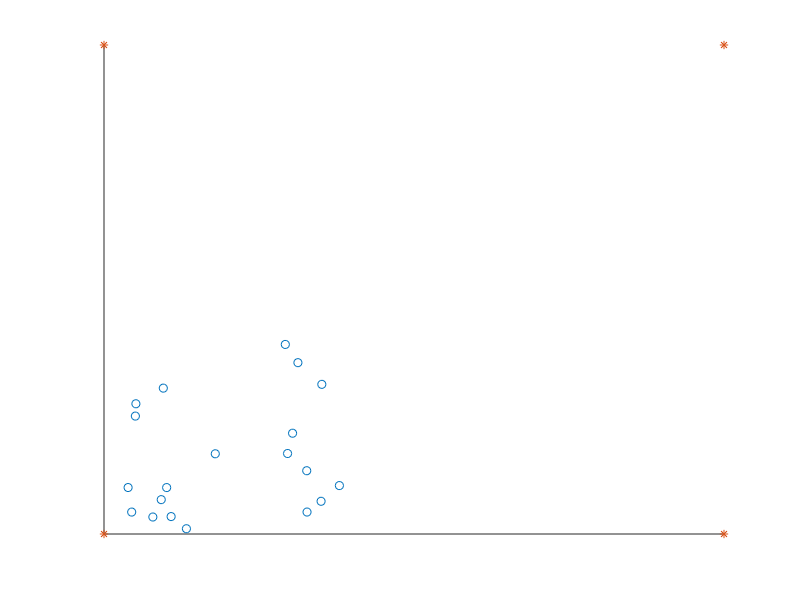

The MATLAB source for this figure:

load('topology.mat','z_h','z_u');
x_h = real(z_h);
y_h = imag(z_h);
x_u = real(z_u);
y_u = imag(z_u);
r = 50;
set(gca,'XTickMode','manual')
set(gca,'YTickMode','manual')

%  for i = 1:num_helpers
%      xxx = x_h(i) - r;
%      yyy = y_h(i) - r;
%      rr = 2*r;
%      rectangle('Position',[xxx,yyy,rr,rr],'Curvature',[1,1],'Linestyle',':','LineWidth',1);
%      hold  all
%  end
 
scatter(x_u,y_u,'b*');
hold all
scatter(x_h,y_h,'*r');
%scatter(0,0,'^g');
set(gca,'XTick',-360:80:360);
set(gca, 'YTick',-360:80:360);
grid(gca)